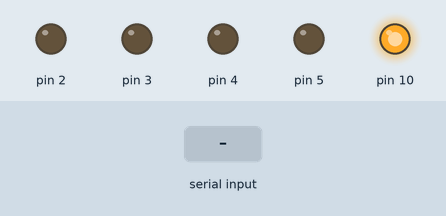
This sketch was run on a simulated Arduino Uno, built with avr-gcc and run on an emulated ATmega328P. Parts: output pins drawn as LEDs (lit = HIGH). Inputs (shaded band) come from the test bench.

Above: at 1.2 s.
1.3 s: byte 200 (200) received over Serial
At 2.5 s:
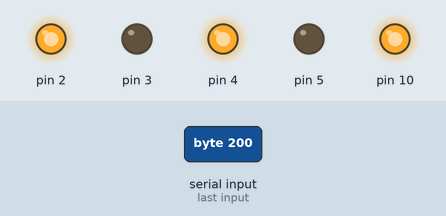
2.8 s: byte 201 (201) received over Serial
At 3.7 s:
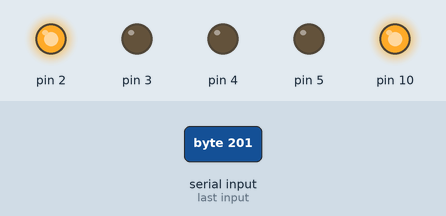
4.3 s: byte 202 (202) received over Serial
At 4.8 s:
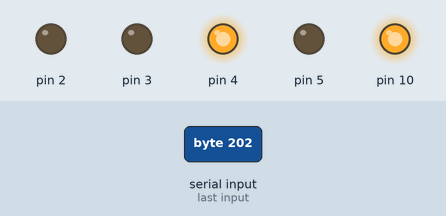
5.8 s: byte 203 (203) received over Serial
At 7.2 s:
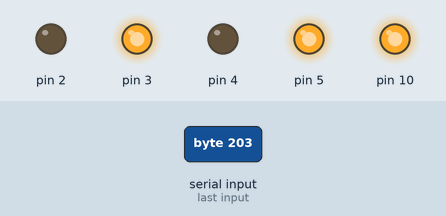
Timing chart, 0 to 8.3 s (numbered marks = the images above; inputs shaded):
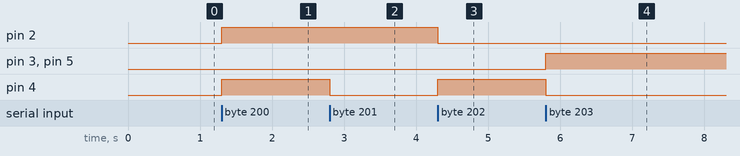

Measured:
- after the input at 1.3 s, pin 2, pin 4: LOW → HIGH at once
- after the input at 2.8 s, pin 4: HIGH → LOW at once
- after the input at 4.3 s, pin 2: HIGH → LOW at once; pin 4: LOW → HIGH at once
- after the input at 5.8 s, pin 3, pin 5: LOW → HIGH at once; pin 4: HIGH → LOW at once

The sketch:

bluetooth_control.ino
```cpp
int c=0;

void setup() {

  pinMode(2,OUTPUT);
  pinMode(3,OUTPUT);
  pinMode(4,OUTPUT);
  pinMode(5,OUTPUT);
  Serial.begin(38400);
  pinMode (10,OUTPUT);
  digitalWrite(10,HIGH);
}
void forward()
{
  digitalWrite(2,HIGH);
  digitalWrite(3,LOW);
  digitalWrite(4,HIGH);
  digitalWrite(5,LOW);
}
void left()
{
  digitalWrite(2,HIGH);
  digitalWrite(3,LOW);
  digitalWrite(4,LOW);
  digitalWrite(5,LOW);
}
void right()
{
  digitalWrite(2,LOW);
  digitalWrite(3,LOW);
  digitalWrite(4,HIGH);
  digitalWrite(5,LOW);
}
void backward()
{
  digitalWrite(2,LOW);
  digitalWrite(3,HIGH);
  digitalWrite(4,LOW);
  digitalWrite(5,HIGH);
}
void pause()
{
  digitalWrite(2,LOW);
  digitalWrite(3,LOW);
  digitalWrite(4,LOW);
  digitalWrite(5,LOW);
}

void loop()
{
  if (Serial.available())
  c=Serial.read();
 if(c==200) forward();
 if(c==201) left();
 if(c==202) right();
 if(c==203) backward();
 if(c==204) pause();

}
```
